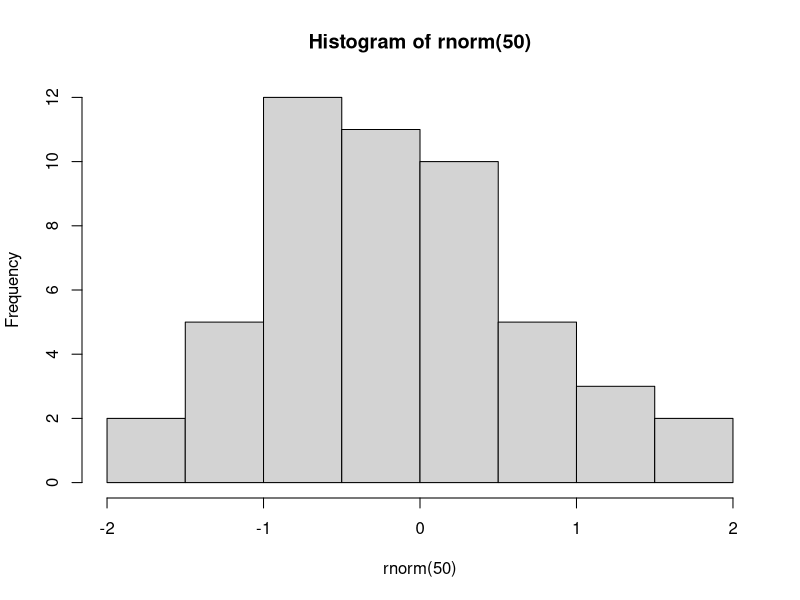
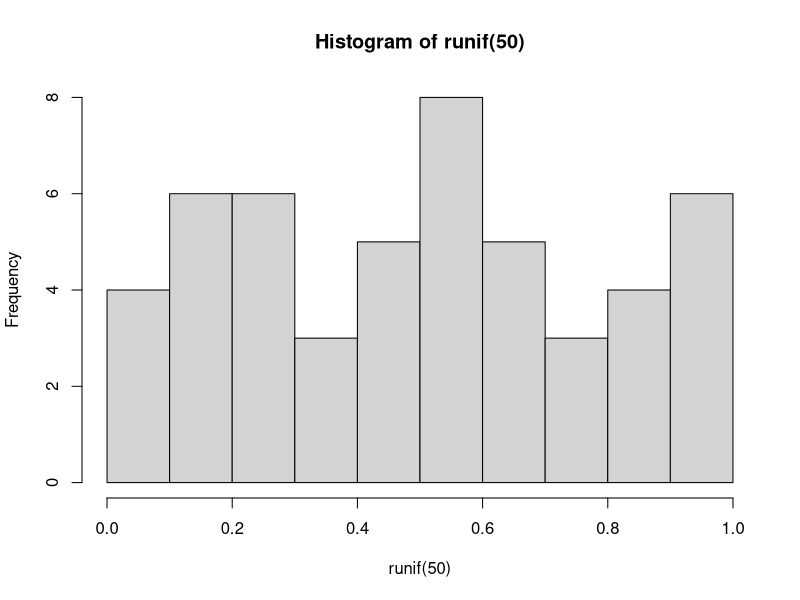

These charts were generated, in order, by the following R code: (Note: this script raises an error after producing the figures.)
# some basics in R - we will work through these together and discuss

###################################################################
# first some basic objects and operations

# assignment
x <- 1

# create a vector
y <- 1:10
class(y)

a <- "hello world"
class(a)

z <- x + y

length(z)

c(z, 1, 2, 3)

seq(1, 100, by = 1)

# getting help on a function:
?rnorm

# drawing from a distribution
rnorm(20)
hist(rnorm(50))
hist(runif(50))

# a data.frame is a table where each column can have a different type
my_data_frame <- data.frame(row = 1:2,
                country = c("AUS", "GBR"),
                population_mill = c(25, 67),
                health_system = c("Medicare", "NHS"),
                southern_hemisphere = c(TRUE, FALSE)
                )

############################################################################
# one of the suites of packages useful for data analysis in R is called the tidyverse
install.packages("tidyverse")
library(tidyverse)

# read in some data (pertussis data from WHO (https://apps.who.int/gho/data/node.main.WHS3_43?lang=en))
pertussis <- read_csv("data/pertussis_formatted.csv")

head(pertussis)
nrow(pertussis)
ncol(pertussis)
tail(pertussis)

pertussis$year
unique(pertussis$year)

unique(pertussis$Country)

# filter a particular country (or exclude a country)
filter(pertussis, Country == "Uganda")

# filter to a particular year or range of years
filter(pertussis, year == 2018)

filter(pertussis, year %in% c(2018, 2019, 2020))

# select particular columns
select(pertussis, Country)
pertussis$Country

# mutate and summarise
x <- pertussis %>%
  group_by(Country) %>%
  mutate(country_sum = sum(value, na.rm = T))
  
y <- pertussis %>%
  group_by(Country) %>%
  summarise(country_sum = sum(value, na.rm = T))

y <- pertussis
yy <- group_by(y, Country)
yyy <- summarise(yyy, country_sum = sum(value, na.rm = T))
